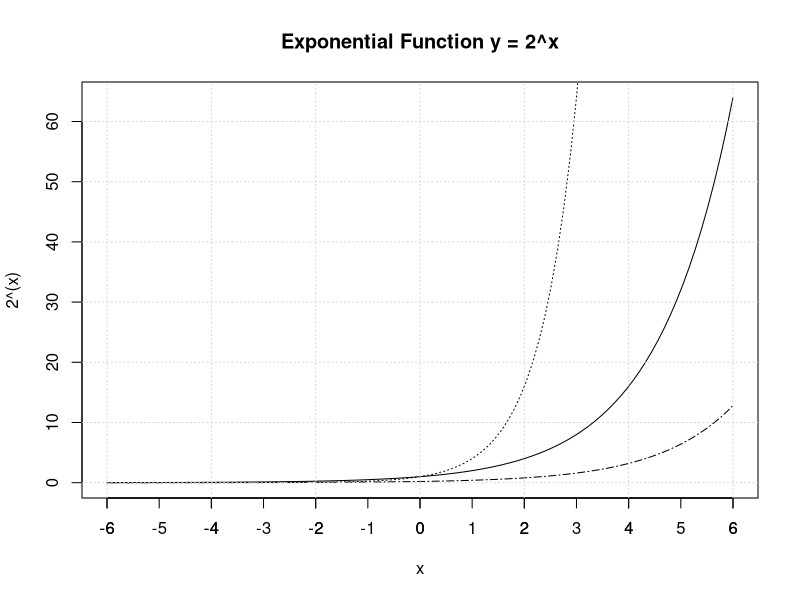

This figure's R source:
## Exponential Function
curve(2^(x), -6, 6, lty = "solid")
curve((2^(x))/5, -6, 6, add=TRUE, lty="1373")
curve(2^(x*2), -6, 6, add=TRUE, lty = "dotted") 
title(main = "Exponential Function y = 2^x")
Axis(x=-6:6, at=-6:6, side=1)
grid()
savePlot ("ExpFunc", "jpg")
